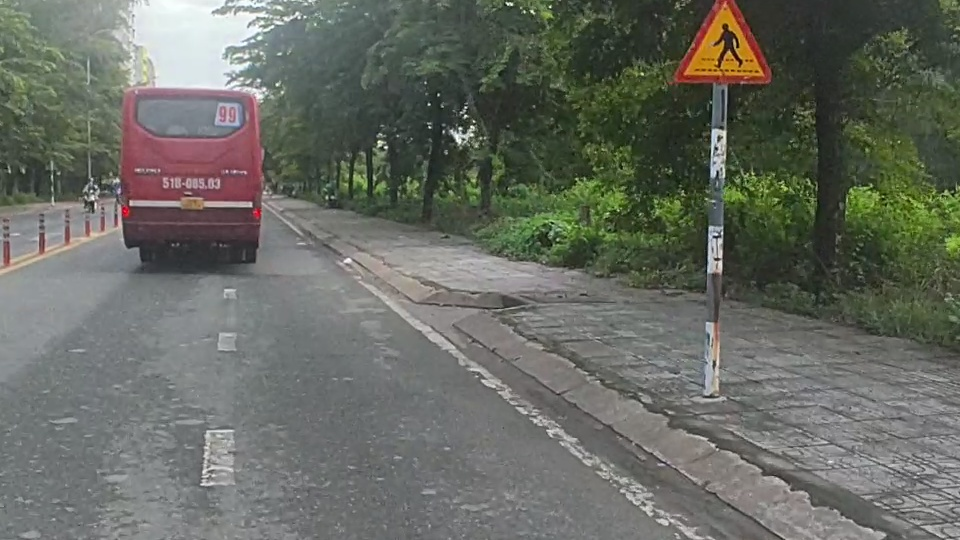
#> input picture test_im/0489.jpg, 960 x 540 px, found by its file name
$ python detect_measure.py
#> lines starting #> are read from the running program, lines starting #| are printed output that depends on the picture; after the words box and inside, x2 and y2 are one past the last pixel; in counts of white or black regions, pixels touching at a corner belong together; pictures that were not available may be replaced by others from this repository, and a replacement may not be noted
#> in read_test, image is the input picture: shape (540, 960, 3); mean B, G, R 98.4, 106.8, 103.5
### utils.py
import cv2
import numpy as np
# [7 lines left out: function print_classes, not called in this run]

def sliding_window(box, window_size, step_size):
    x_tl, y_tl, x_br, y_br = box
    for y in range(y_tl, y_br - window_size[1] + 1, step_size):
        for x in range(x_tl, x_br - window_size[0] + 1, step_size):
            box_tl = [x, y]
            yield(x, y, [box_tl[0], box_tl[1], box_tl[0] + window_size[0], \
                        box_tl[1] + window_size[1]])

def split_roi(box):
    width = box[2] - box[0]
    height = box[3] - box[1]
    ratio = width / height
    sub_boxes = []

    if ratio > 1: # width > height
        if ratio <= 1.25:
            sub_boxes.append(list(box))
            return sub_boxes
        elif ratio <= 1.5:
            window_size = int(width / ratio)
        else:
            return None
    else: # height > width
        if ratio >= 0.8:
            sub_boxes.append(list(box))
            return sub_boxes
        elif ratio >= 0.5:
            window_size = int(height * ratio)
        else:
            if height < 100:
                return None
            else:
                window_size = width
    for (x, y, window) in sliding_window(box, (window_size, window_size), window_size//4):
        sub_boxes.append(window)
    return sub_boxes
# [32 lines left out: functions check_shape, split_rect, not called in this run]

def normalize_channel(ch, im):
    if ch is not None:
        if ch == 0:
            nor = ((im / (np.sum(im.astype(int), axis=2, keepdims=True)\
                                + 1e-7)) * 255.0)[:, :, 0].astype(np.uint8)

        if ch == 2:
            nor = ((im / (np.sum(im.astype(int), axis=2, keepdims=True)\
                                + 1e-7)) * 255.0)[:, :, 2].astype(np.uint8)

        norm_hist = cv2.calcHist([nor], [0], None, [256], [0, 256])
        norm_hist_rev = norm_hist[::-1]
        sum_pix = np.sum(norm_hist_rev)
        allowed_pixs = [sum_pix * 0.005 if ch == 2 else sum_pix * 0.005]
        thresh = 255 - np.argmax(norm_hist_rev > allowed_pixs)
        _, thresholded = cv2.threshold(nor, thresh, 255, cv2.THRESH_BINARY)
    return thresholded


def transform(image):
    coor_lst = []
    roi = []
    # image = cv2.resize(image, (960, 540))
    for ch in [0, 2]:
        thresholded = normalize_channel(ch, image)
        kernel = np.ones((3,3),np.uint8)
        erosion = cv2.erode(thresholded, kernel, iterations = 1)
        dilate = cv2.dilate(erosion, kernel, iterations = 0)
        median = cv2.medianBlur(dilate, 3)

        contours, hierarchy = cv2.findContours(median, cv2.RETR_EXTERNAL, cv2.CHAIN_APPROX_SIMPLE)

        for contour in contours:
            area = cv2.contourArea(contour)
            if area < 300:
                continue

            x, y, w, h = cv2.boundingRect(contour)
            if h <= 0 or w <= 0:
                continue

            # Extend the bounding box by 5 pixels
            x_tl = max(x - 2, 0)
            y_tl = max(y - 2, 0)
            x_br = min(x + w + 2, image.shape[1] - 1)
            y_br = min(y + h + 2, image.shape[0] - 1)

            # Ensure the correct ordering of coordinates
            x_tl, x_br = min(x_tl, x_br), max(x_tl, x_br)
            y_tl, y_br = min(y_tl, y_br), max(y_tl, y_br)

            roi.append(image[y_tl:y_br, x_tl:x_br])
            coor_lst.append((x_tl, y_tl, x_br, y_br))
#> this loop made 2 passes
#> (sum_pix in normalize_channel, allowed_pixs in normalize_channel, thresh in normalize_channel) on passes 1 to 2: (518400, [2592], 89), (518400, [2592], 91)
#> pass 1, in normalize_channel, `nor = ((im / (np.sum(im.astype(int), axis=2, keepdims=True)\ + 1e-7)) ..`:
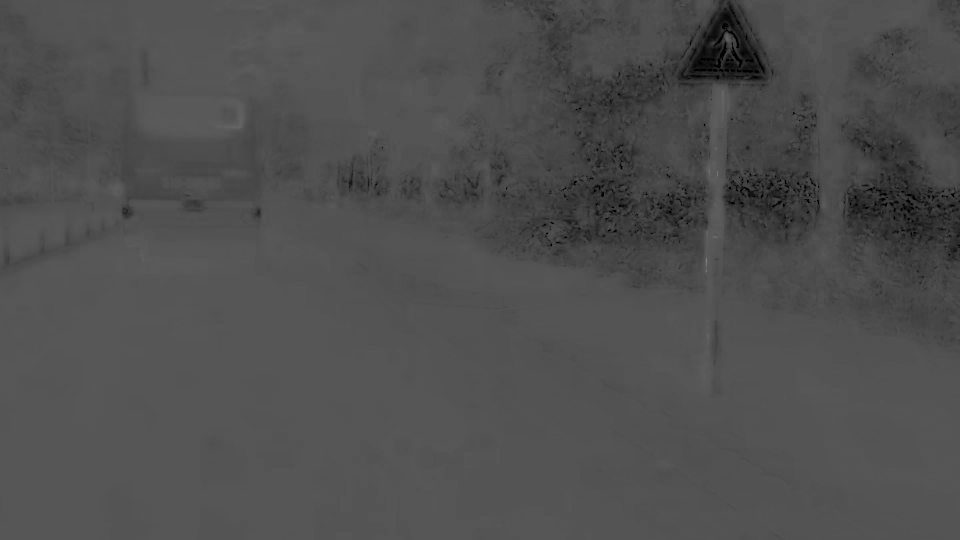
#> nor: shape (540, 960); min 0, max 138, mean 78.8
#> pass 1, in normalize_channel, `_, thresholded = cv2.threshold(nor, thresh, 255, cv2.THRESH_BINARY)`:
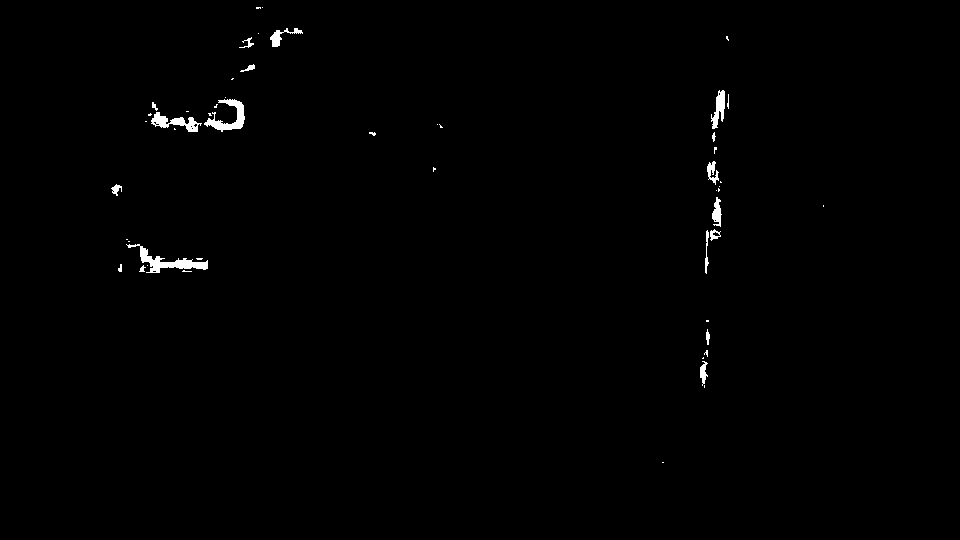
#> thresholded: shape (540, 960); 0.62% white; 51 white regions (33 under 20 px), largest, box (x1, y1, x2, y2) and area: (126, 244, 208, 273) 670, (204, 99, 245, 132) 521, (151, 112, 202, 132) 419
#> pass 1, in transform, `erosion = cv2.erode(thresholded, kernel, iterations = 1)`:
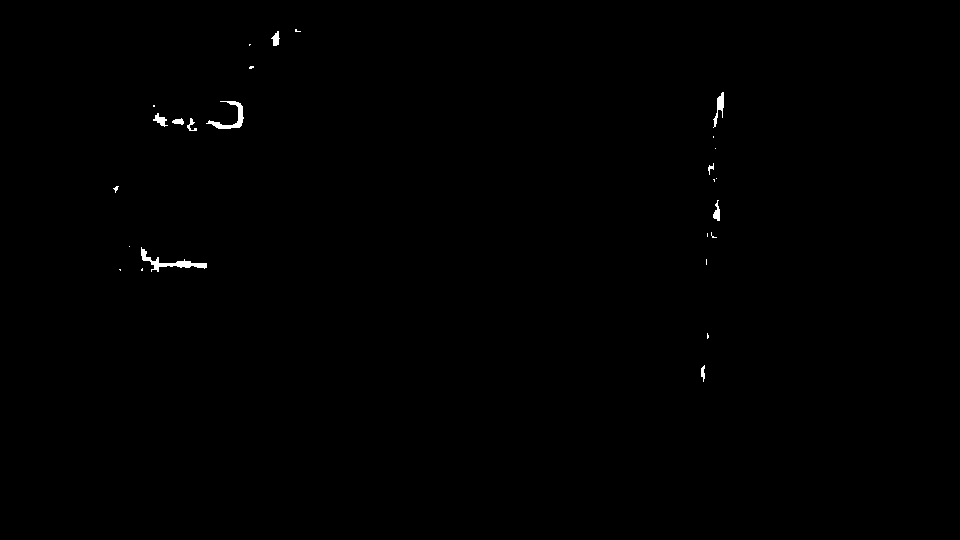
#> erosion: shape (540, 960); 0.26% white; 26 white regions (16 under 20 px), largest, box (x1, y1, x2, y2) and area: (141, 247, 207, 272) 386, (206, 101, 244, 129) 298, (713, 92, 724, 128) 154
#> after the loop:
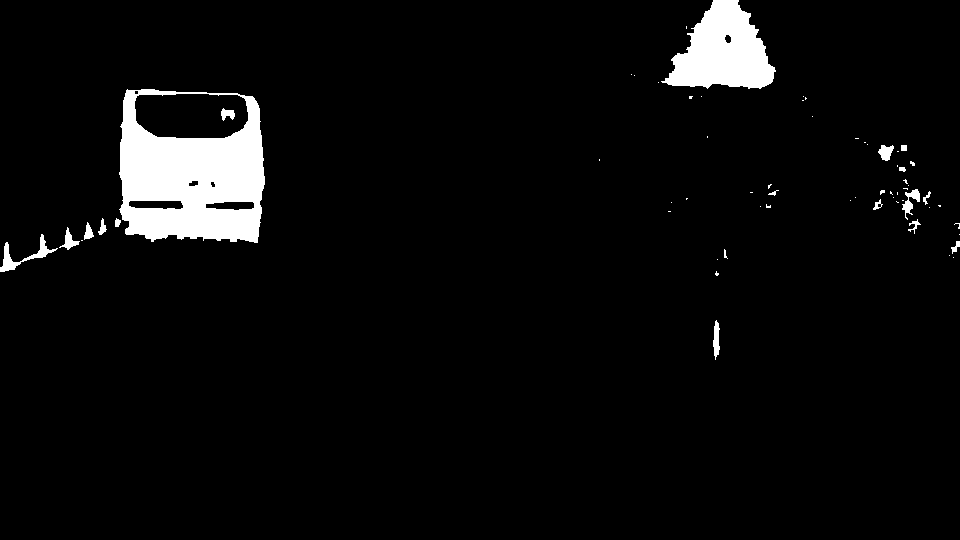
#> dilate: shape (540, 960); 4.5% white; 64 white regions (45 under 20 px), largest, box (x1, y1, x2, y2) and area: (119, 89, 265, 243) 15168, (661, 0, 776, 89) 6235, (0, 234, 58, 272) 490
#> after the loop: median: shape (540, 960); 4.5% white; 32 white regions (13 under 20 px), largest, box (x1, y1, x2, y2) and area: (119, 89, 265, 243) 15173, (662, 0, 776, 89) 6231, (0, 234, 57, 272) 486
#> after the loop:
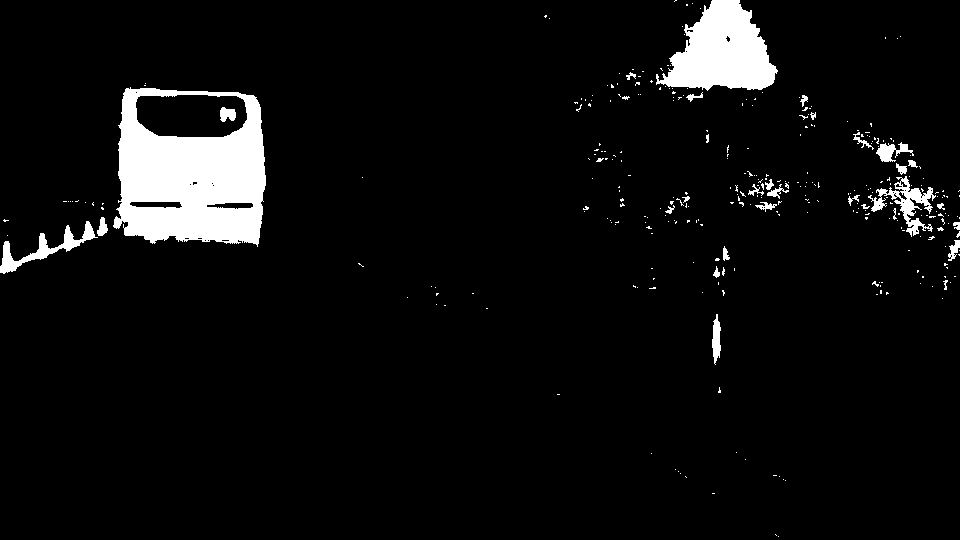
#> thresholded: shape (540, 960); 5.6% white; 322 white regions (290 under 20 px), largest, box (x1, y1, x2, y2) and area: (113, 87, 266, 247) 16612, (656, 0, 778, 91) 6822, (868, 176, 936, 237) 1217
#> after the loop, coor_lst = [(0, 232, 59, 274), (117, 87, 267, 245), (660, 0, 778, 91)]; roi = 3 items

    return roi, coor_lst

# [16 lines that do not run on import are left out]

### detect_measure.py
import cv2
import os
import numpy as np
from imutils.object_detection import non_max_suppression as nms
import joblib
from skimage.feature import hog
from utils import transform, split_roi, print_classes
from mAP import read_txt, calculate_mAP
import time

def detect(roi_img):
    pca_model = joblib.load('model/pca_1000.pkl')
    lda_model = joblib.load('model/lda_pca_1000.pkl')
    features = hog(roi_img, pixels_per_cell=(4, 4), cells_per_block=(2, 2), transform_sqrt=True, block_norm="L2")
    features = np.array(features).reshape(1, -1)
    pca_features = pca_model.transform(features)
    predicted_class = lda_model.predict(pca_features)

    if predicted_class == 'background':
        return 'background'
    else:
        return int(predicted_class[0])


def read_test(image_root):
    data_dir = os.path.join('data/images', image_root)
    label_dir = os.path.join('data/labels', image_root.replace('jpg', 'txt'))
    width, height = 960, 540
    # image = cv2.imread(data_dir)
    image = cv2.resize(cv2.imread(data_dir), (width, height))
    roi_img, coor_img = transform(image)
#> roi_img = 3 items; coor_img has the same summary as coor_lst in transform
    picked_boxes = nms(np.array(coor_img), probs=None, overlapThresh=0.3)
#> picked_boxes = [[0, 232, 59, 274], [117, 87, 267, 245], [660, 0, 778, 91]]

    final_boxes, label = [], []
    for i, box in enumerate(picked_boxes):
        x_tl, y_tl, x_br, y_br = box
        cropped_img = image[y_tl:y_br, x_tl:x_br]
        # cv2.imwrite(f'clipped_roi/{i}.jpg', cropped_img)
        sub_boxes = split_roi(box)
        if sub_boxes is not None:
            if len(sub_boxes) == 1: # square
                x_tl, y_tl, x_br, y_br = sub_boxes[0]
                detect_img = image[y_tl:y_br, x_tl:x_br]
                detect_img = cv2.cvtColor(cv2.resize(detect_img, (64, 64)), cv2.COLOR_BGR2GRAY)
                pred_label = detect(detect_img)
                if pred_label != 'background':
                    label.append(pred_label)
                    final_boxes.append([tuple(box)])
            else: # rectangle
                for box in sub_boxes:
                    x_tl, y_tl, x_br, y_br = box
                    detect_img = image[y_tl:y_br, x_tl:x_br]
                    # cv2.imwrite(f'clipped_roi/{i}_{j}.jpg', detect_img)
                    # j += 1
                    detect_img = cv2.cvtColor(cv2.resize(detect_img, (64, 64)), cv2.COLOR_BGR2GRAY)
                    pred_label = detect(detect_img)

                    if pred_label != 'background':
                        label.append(pred_label)
                        final_boxes.append([tuple(box)])
                        continue
#> this loop made 1 pass
#> (width in split_roi, height in split_roi, ratio in split_roi, window_size in split_roi) on pass 1: (59, 42, 1.4, 42)
#> pass 1, in read_test, `cropped_img = image[y_tl:y_br, x_tl:x_br]`:
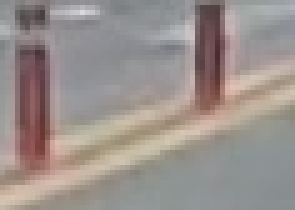
#> cropped_img: shape (42, 59, 3) (shown 5 times larger); mean B, G, R 141.4, 145.3, 154.4
#> after the loop:
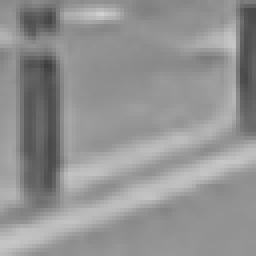
#> detect_img: shape (64, 64) (shown 4 times larger); min 63, max 208, mean 146.5
#> after the loop, final_boxes = []; label = []

    txt_label = read_txt(label_dir)
    gt_label = [int(label[0]) for label in txt_label]
    gt_boxes = [box[1:] for box in txt_label]

    final_boxes2 =  [[i for i in lst[0]] for lst in final_boxes]
    gt_boxes2 = [
    [
        int((float(obj_box[0])-(float(obj_box[2])/2)) * width),  # x_tl
        int((float(obj_box[1]) - (float(obj_box[3])/2)) * height),  # y_tl
        int((float(obj_box[0]) + (float(obj_box[2])/2)) * width),  # x_br
        int((float(obj_box[1]) + (float(obj_box[3])/2)) * height)  # y_br
    ]
    for obj_box in gt_boxes
    ]
    mAP = calculate_mAP(gt_boxes2, gt_label, final_boxes2, label, 0.75)
    return mAP

if __name__ == '__main__':
    test_dir = os.listdir('test_data')
    lst = []
    for f in test_dir:
#> (the run stopped early here; a loop or call above may not have finished)

$ run again, on test_im/0491.jpg
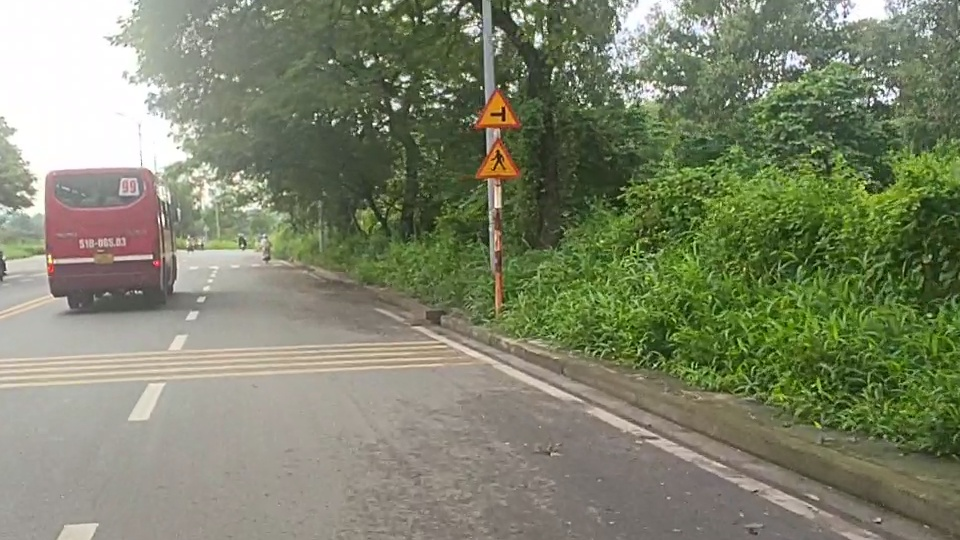
#> input picture test_im/0491.jpg, 960 x 540 px, found by its file name
#> in read_test, image is the input picture: shape (540, 960, 3); mean B, G, R 107.1, 132.1, 126.3
#> the loop in transform, `for ch in [0, 2]:` made 2 passes
#> (sum_pix in normalize_channel, allowed_pixs in normalize_channel, thresh in normalize_channel) on passes 1 to 2: (518400, [2592], 85), (518400, [2592], 96)
#> pass 1, in transform, `erosion = cv2.erode(thresholded, kernel, iterations = 1)`:
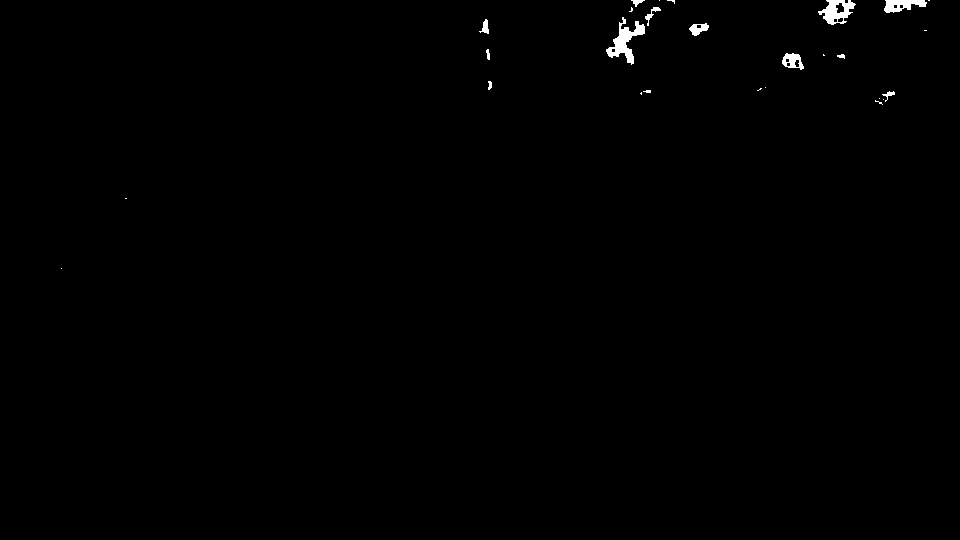
#> erosion: shape (540, 960); 0.45% white; 27 white regions (15 under 20 px), largest, box (x1, y1, x2, y2) and area: (606, 17, 645, 65) 668, (818, 0, 856, 25) 506, (884, 0, 927, 13) 354
#> after the loop in transform, `for ch in [0, 2]:`: coor_lst = [(604, 16, 647, 66), (882, 0, 929, 15), (816, 0, 857, 27), (492, 208, 506, 315), (45, 181, 166, 281), (472, 135, 526, 189), (469, 87, 524, 136)]; roi = 7 items
#> coor_img has the same summary as coor_lst in transform
#> picked_boxes = [[492, 208, 506, 315], [45, 181, 166, 281], [472, 135, 526, 189], [469, 87, 524, 136], [604, 16, 647, 66], [816, 0, 857, 27], [882, 0, 929, 15]]
#> the loop in read_test, `for i, box in enumerate(picked_boxes):` made 1 pass
#> (width in split_roi, height in split_roi, ratio in split_roi, window_size in split_roi) on pass 1: (14, 107, 0.131, 14)
#> after the loop in read_test, `for i, box in enumerate(picked_boxes):`:
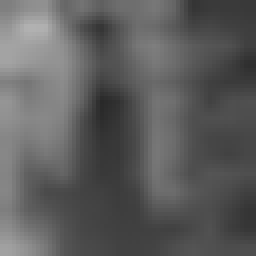
#> detect_img: shape (64, 64) (shown 4 times larger); min 41, max 177, mean 93.1
#> after the loop in read_test, `for i, box in enumerate(picked_boxes):`: final_boxes = []

$ run again, on test_im/0499.jpg
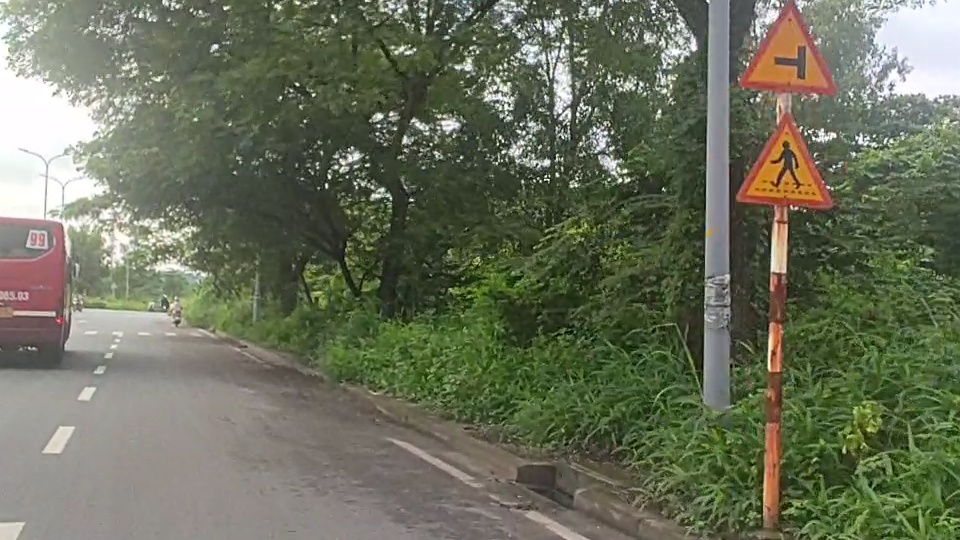
#> input picture test_im/0499.jpg, 960 x 540 px, found by its file name
#> in read_test, image is the input picture: shape (540, 960, 3); mean B, G, R 90.6, 111.4, 106.2
#> the loop in transform, `for ch in [0, 2]:` made 2 passes
#> (sum_pix in normalize_channel, allowed_pixs in normalize_channel, thresh in normalize_channel) on passes 1 to 2: (518400, [2592], 89), (518400, [2592], 96)
#> pass 1, in transform, `erosion = cv2.erode(thresholded, kernel, iterations = 1)`:
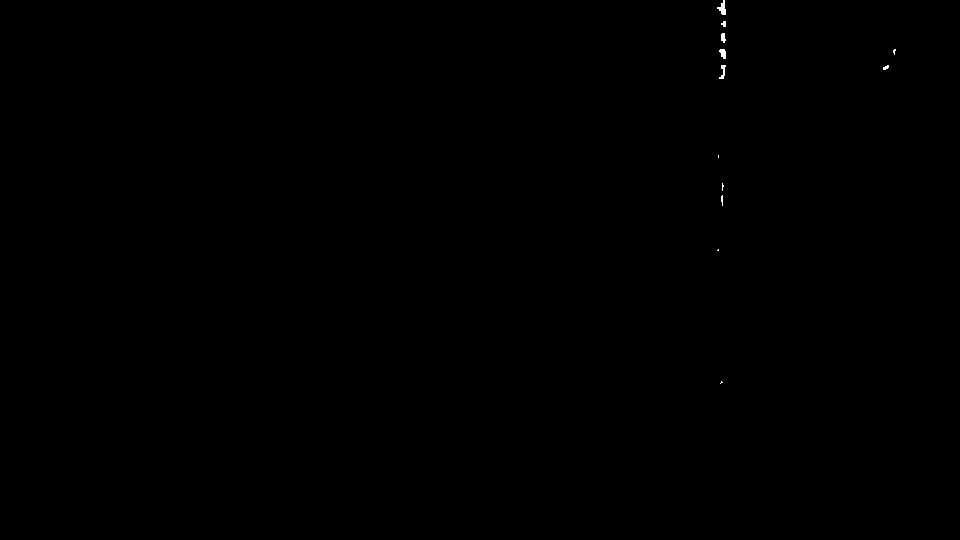
#> erosion: shape (540, 960); 0.06% white; 12 white regions (6 under 20 px), largest, box (x1, y1, x2, y2) and area: (717, 0, 726, 15) 71, (719, 49, 726, 59) 50, (719, 65, 726, 79) 47, (721, 33, 726, 43) 37, (721, 21, 726, 27) 22, (883, 65, 889, 70) 20
#> after the loop in transform, `for ch in [0, 2]:`: coor_lst = [(756, 271, 791, 536), (0, 225, 67, 329), (730, 106, 840, 263), (737, 2, 838, 100)]; roi = 4 items
#> coor_img has the same summary as coor_lst in transform
#> picked_boxes = [[756, 271, 791, 536], [0, 225, 67, 329], [730, 106, 840, 263], [737, 2, 838, 100]]
#> the loop in read_test, `for i, box in enumerate(picked_boxes):` made 1 pass
#> (width in split_roi, height in split_roi, ratio in split_roi, window_size in split_roi) on pass 1: (35, 265, 0.132, 35)
#> after the loop in read_test, `for i, box in enumerate(picked_boxes):`:
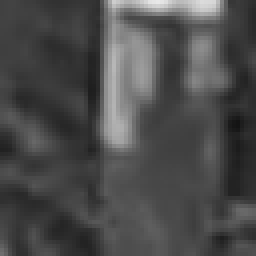
#> detect_img: shape (64, 64) (shown 4 times larger); min 20, max 232, mean 75.2
#> after the loop in read_test, `for i, box in enumerate(picked_boxes):`: final_boxes = []
